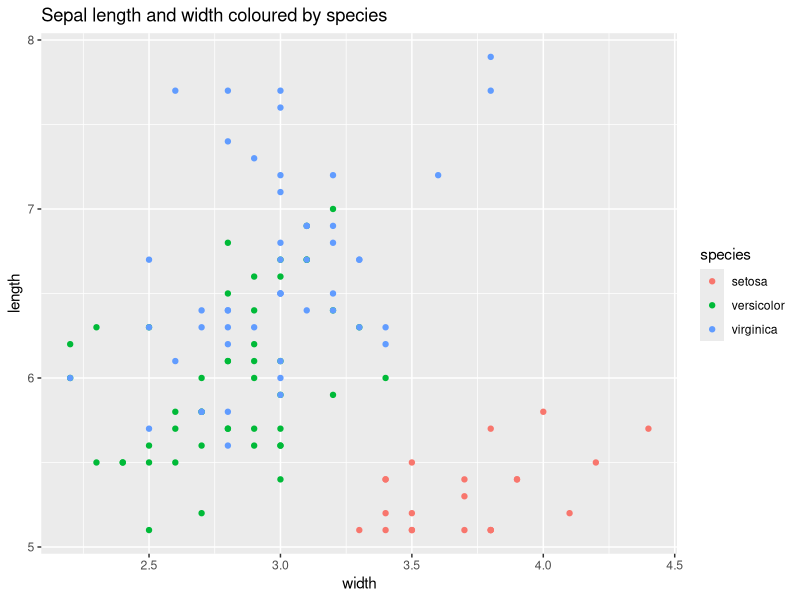

Here is the R script that generated this plot:
rawData<-iris



Selection = function(d , cols){
  return(d[,cols])
}
data <- Selection (
  rawData,
  c("Species","Sepal.Length","Sepal.Width")
)
colnames( data )=c('species','length','width')

library(dplyr)
library(ggplot2)
data%>%
  filter(length>5)%>%
  ggplot( aes(x=width , y=length , color=species)) + geom_point() + ggtitle('Sepal length and width coloured by species')
